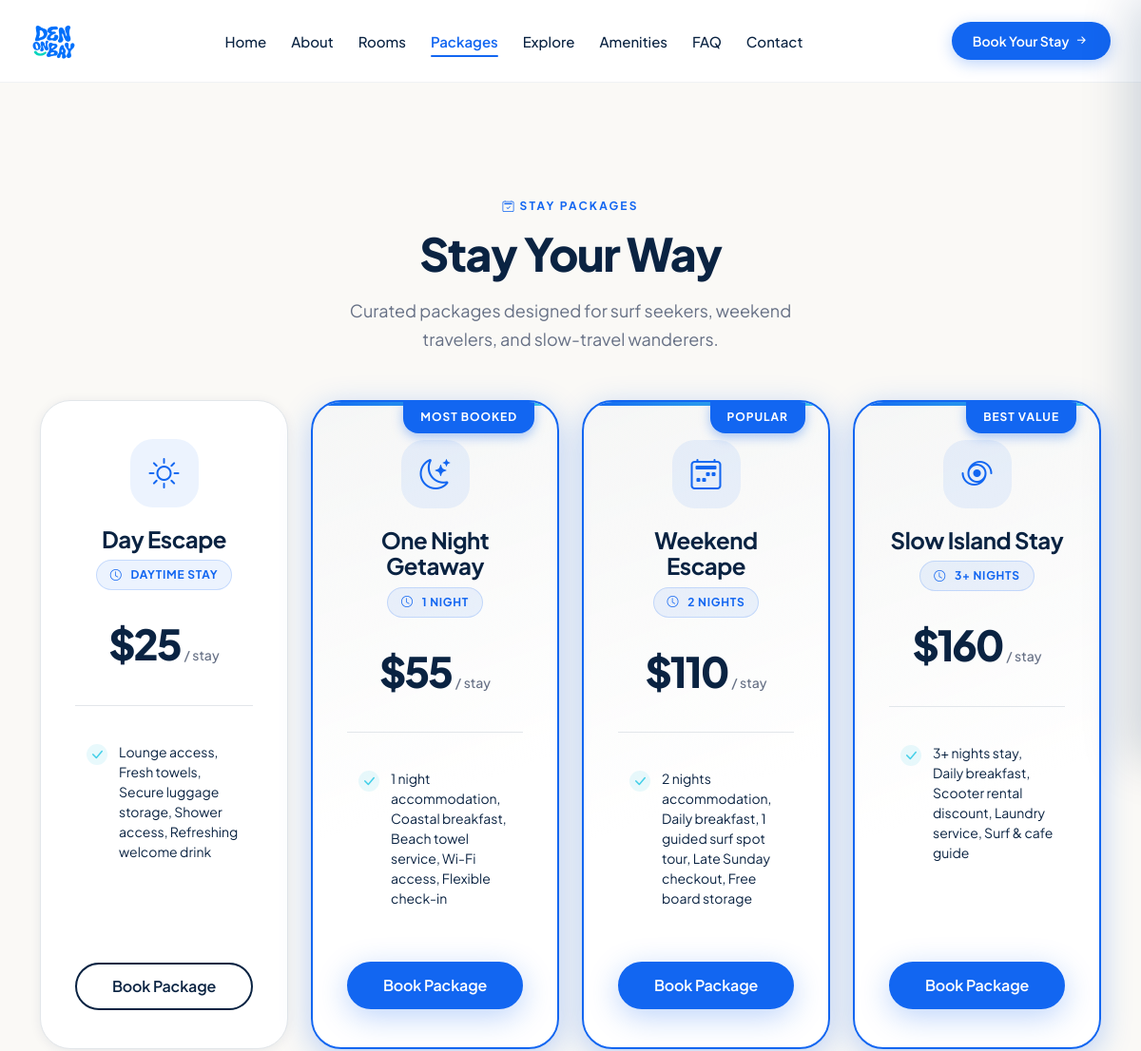
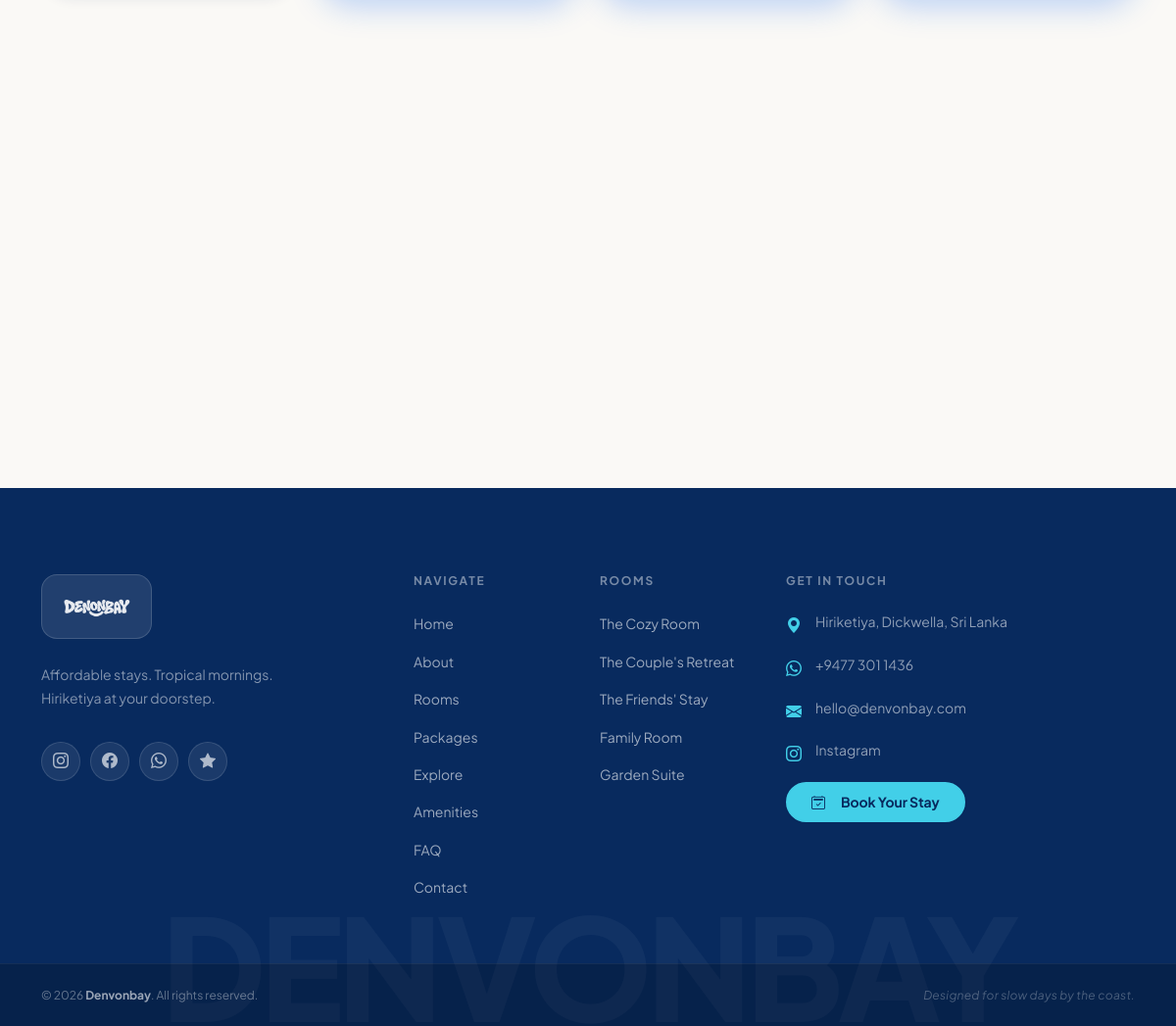
The page /packages.php on the database its author committed (2 pictures, top to bottom).
### tables this page shows
CREATE TABLE IF NOT EXISTS `packages` (
  `id` INT AUTO_INCREMENT PRIMARY KEY,
  `title` VARCHAR(100) NOT NULL,
  `slug` VARCHAR(100) NOT NULL UNIQUE,
  `subtitle` VARCHAR(150) DEFAULT NULL,
  `duration` VARCHAR(50) NOT NULL,
  `price` DECIMAL(10,2) NOT NULL,
  `badge` VARCHAR(50) DEFAULT NULL,
  `icon` VARCHAR(50) DEFAULT 'bi-sun',
  `features` TEXT DEFAULT NULL,
  `is_active` TINYINT(1) NOT NULL DEFAULT 1,
  `created_at` DATETIME DEFAULT CURRENT_TIMESTAMP
);

### includes/functions.php (called while the page is built, shortened)
<?php
function e($string) {
    return htmlspecialchars((string)$string, ENT_QUOTES, 'UTF-8');
}
function format_price($amount) {
    return '$' . number_format((float)$amount, 0);
}
function get_packages($pdo) {
    try {
        $stmt = $pdo->query("SELECT * FROM packages WHERE is_active = 1 ORDER BY id ASC");
        return $stmt->fetchAll();
    } catch (PDOException $e) {
        return [];
    }
}

### packages.php (the view, shortened to what this page needs)
<?php
require_once 'config/database.php';
require_once 'includes/functions.php';
$packages = get_packages($pdo);
?>
<!DOCTYPE html>
<html lang="en">
<head>
    <link rel="stylesheet" href="https://cdn.jsdelivr.net/npm/bootstrap@5.3.3/dist/css/bootstrap.min.css">
    <link rel="stylesheet" href="https://cdn.jsdelivr.net/npm/bootstrap-icons@1.11.3/font/bootstrap-icons.min.css">
    <link rel="stylesheet" href="assets/css/common.css">
    <link rel="stylesheet" href="assets/css/packages.css">
</head>
<body>
<?php include 'header.php'; ?>
<main id="main-content">
    <section class="packages-page-section">
        <div class="container">
            <div class="section-header text-center mb-5" data-reveal="up">
                <span class="section-eyebrow-dark"><i class="bi bi-calendar2-check me-1"></i>Stay Packages</span>
                <h1 class="section-heading-dark">Stay Your Way</h1>
                <p class="section-subtext-dark">Curated packages designed for surf seekers, weekend travelers, and slow-travel wanderers.</p>
            </div>
            <div class="row gy-4">
                <?php foreach ($packages as $pkg): ?>
                    <?php
                        $featuresList = array_filter(array_map('trim', explode("\n", $pkg['features'] ?? '')));
                        $isFeatured = !empty($pkg['badge']);
                    ?>
                    <div class="col-lg-3 col-md-6" data-reveal="up">
                        <div class="package-full-card <?= $isFeatured ? 'featured' : '' ?>" id="<?= e($pkg['slug']) ?>">
                            <?php if (!empty($pkg['badge'])): ?>
                                <div class="package-badge-tag"><?= e($pkg['badge']) ?></div>
                            <?php endif; ?>
                            <div class="package-header">
                                <div class="package-icon-wrap">
                                    <i class="bi <?= e($pkg['icon'] ?? 'bi-sun') ?>"></i>
                                </div>
                                <h3 class="package-name"><?= e($pkg['title']) ?></h3>
                                <div class="package-duration-pill">
                                    <i class="bi bi-clock me-1"></i><?= e($pkg['duration']) ?>
                                </div>
                                <div class="package-price-box">
                                    <span class="package-price-num"><?= format_price($pkg['price']) ?></span>
                                    <span class="package-price-sub">/ stay</span>
                                </div>
                            </div>
                            <div class="package-features">
                                <?php foreach ($featuresList as $feat): ?>
                                    <div class="package-feature-item">
                                        <i class="bi bi-check-lg"></i>
                                        <span><?= e($feat) ?></span>
                                    </div>
                                <?php endforeach; ?>
                            </div>
                            <a href="booking.php?package=<?= urlencode($pkg['slug']) ?>"
                               class="btn <?= $isFeatured ? 'btn-hero-primary' : 'btn-hero-secondary' ?> w-100 mt-auto">
                                Book Package
                            </a>
                        </div>
                    </div>
                <?php endforeach; ?>
            </div>
        </div>
    </section>
</main>
<?php include 'footer.php'; ?>
</body>
</html>

### assets/css/common.css (style rules this page uses)
:root { --primary-blue: #1266F1; --brand-blue: #0758D9; --navy: #082A5E; --navy-mid: #0B3570; --aqua: #42CFE8; --aqua-light: #A8EBF5; --aqua-dim: rgba(66, 207, 232, 0.15); --white: #FFFFFF; --warm-white: #FAF9F6; --sand: #F4EBDD; --sand-light: #FAF5EE; --off-white: #F7F8FA; --light-grey: #EDEFF2; --border-grey: #E2E6EA; --dark-text: #0A2342; --muted-text: #667085; --text-grey: #6B7280; --font-family: 'Plus Jakarta Sans', -apple-system, BlinkMacSystemFont, 'Segoe UI', sans-serif; --fs-xs: 0.75rem; --fs-sm: 0.875rem; --fs-base: 1rem; --fs-md: 1.125rem; --fs-lg: 1.25rem; --fs-xl: 1.5rem; --fs-2xl: 2rem; --fs-3xl: 2.5rem; --fs-4xl: 3.5rem; --fs-5xl: 4.5rem; --fw-regular: 400; --fw-medium: 500; --fw-semibold: 600; --fw-bold: 700; --fw-extrabold: 800; --section-py: 120px; --section-py-sm: 80px; --container-px: 24px; --radius-sm: 8px; --radius-md: 16px; --radius-lg: 24px; --radius-xl: 32px; --radius-2xl: 40px; --radius-full: 9999px; --shadow-xs: 0 1px 4px rgba(8, 42, 94, 0.06); --shadow-sm: 0 2px 12px rgba(8, 42, 94, 0.08); --shadow-md: 0 8px 28px rgba(8, 42, 94, 0.10); --shadow-lg: 0 20px 56px rgba(8, 42, 94, 0.14); --shadow-xl: 0 32px 80px rgba(8, 42, 94, 0.18); --shadow-blue: 0 8px 32px rgba(18, 102, 241, 0.28); --shadow-blue-lg: 0 16px 48px rgba(18, 102, 241, 0.36); --transition-fast: 0.18s ease; --transition-base: 0.3s ease; --transition-smooth: 0.45s cubic-bezier(0.25, 0.46, 0.45, 0.94); --transition-spring: 0.5s cubic-bezier(0.34, 1.56, 0.64, 1); }
*, *::before, *::after { box-sizing: border-box; margin: 0; padding: 0; }
html { scroll-behavior: smooth; -webkit-text-size-adjust: 100%; overflow-x: clip; }
body { font-family: var(--font-family); font-size: var(--fs-base); font-weight: var(--fw-regular); line-height: 1.65; color: var(--dark-text); background-color: var(--white); overflow-x: clip; -webkit-font-smoothing: antialiased; -moz-osx-font-smoothing: grayscale; }
a { text-decoration: none; color: inherit; transition: color var(--transition-base); }
h1, h2, h3, h4, h5, h6 { line-height: 1.15; font-weight: var(--fw-bold); color: var(--dark-text); letter-spacing: -0.02em; }
[data-reveal] { opacity: 0; transform: translateY(36px); transition: opacity 0.7s cubic-bezier(0.22, 1, 0.36, 1), transform 0.7s cubic-bezier(0.22, 1, 0.36, 1); }
[data-reveal].is-visible { opacity: 1; transform: translate(0, 0); }
.section-eyebrow-dark { font-size: var(--fs-xs); font-weight: var(--fw-bold); letter-spacing: 0.18em; text-transform: uppercase; color: var(--primary-blue); margin-bottom: 14px; display: block; }
.section-heading-dark { font-size: clamp(2.25rem, 4vw, var(--fs-4xl)); font-weight: var(--fw-extrabold); line-height: 1.1; margin-bottom: 18px; color: var(--dark-text); letter-spacing: -0.03em; }
.section-subtext-dark { font-size: var(--fs-md); color: var(--muted-text); max-width: 540px; margin: 0 auto; line-height: 1.7; }
.section-header { margin-bottom: 64px; }
.btn { display: inline-flex; align-items: center; justify-content: center; gap: 6px; font-family: var(--font-family); font-weight: var(--fw-semibold); font-size: var(--fs-base); border-radius: var(--radius-full); padding: 15px 30px; border: 2px solid transparent; cursor: pointer; transition: all var(--transition-smooth); line-height: 1; white-space: nowrap; text-decoration: none; letter-spacing: -0.01em; }
.btn-hero-primary { background: var(--primary-blue); color: var(--white); border-color: var(--primary-blue); box-shadow: var(--shadow-blue); }
.btn-hero-secondary { background: transparent; color: var(--dark-text); border-color: var(--dark-text); }

### rows shown on the page
packages: title "Day Escape", duration "DAYTIME STAY", price "$25", features "Lounge access, Fresh towels, Secure luggage storage, Shower access, Refreshing welcome drink"
packages: badge "MOST BOOKED", title "One Night Getaway", duration "1 NIGHT", price "$55", features "1 night accommodation, Coastal breakfast, Beach towel service, Wi-Fi access, Flexible check-in"
packages: badge "POPULAR", title "Weekend Escape", duration "2 NIGHTS", price "$110", features "2 nights accommodation, Daily breakfast, 1 guided surf spot tour, Late Sunday checkout, Free board storage"
packages: badge "BEST VALUE", title "Slow Island Stay", duration "3+ NIGHTS", price "$160", features "3+ nights stay, Daily breakfast, Scooter rental discount, Laundry service, Surf & cafe guide"

### other values the page prints
$f_address "Hiriketiya, Dickwella, Sri Lanka"
$f_phone "+9477 301 1436"
$f_email "hello@denvonbay.com"
